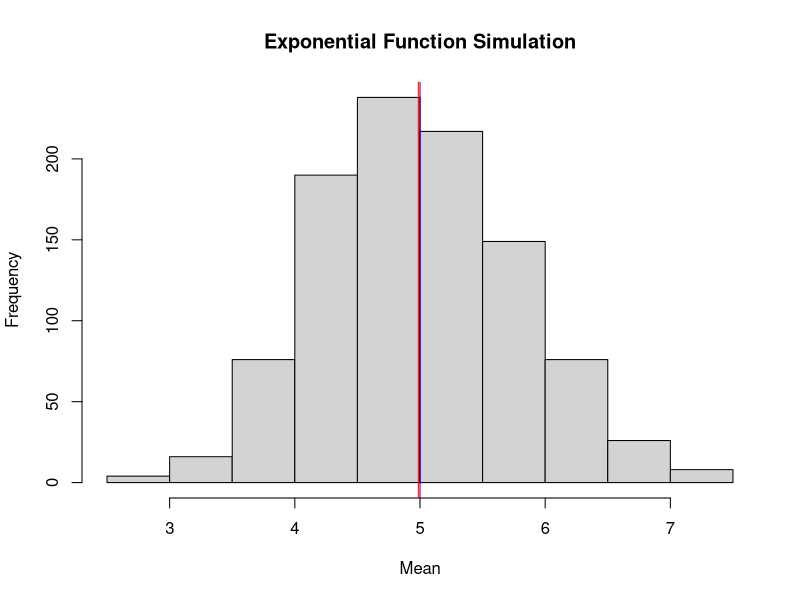
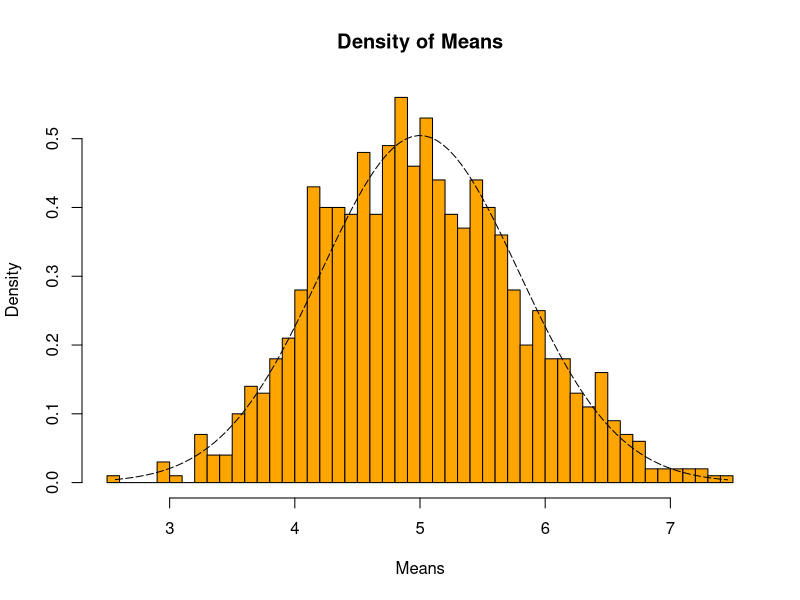
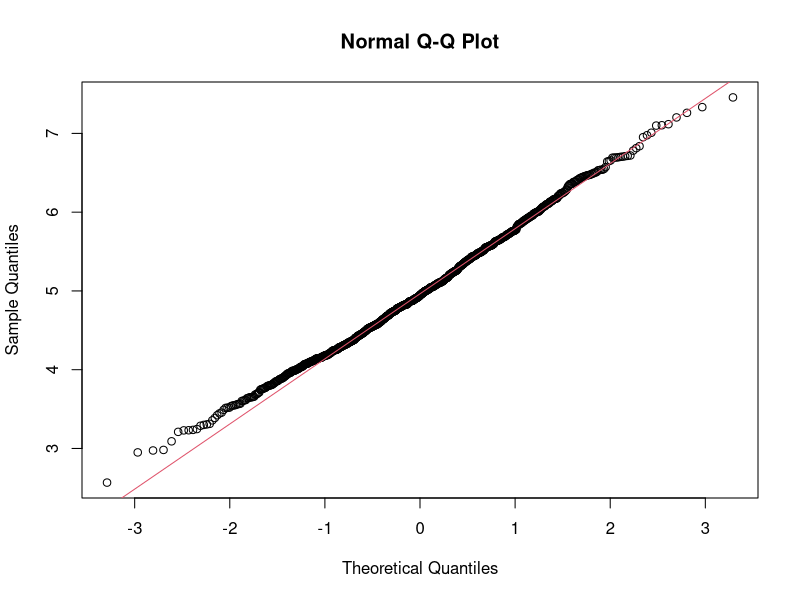

These charts were generated, in order, by the following R code:
## ---- chunk 1
library("data.table")
library("ggplot2")
## ---- chunk 2
# set seed for reproducability
set.seed(3)
# Set values specified in the project: 
lambda <- 0.2
n <- 40
simulations <- 1000
# simulate
simulated_exponentials <- replicate(simulations, rexp(n, lambda))
# calculate mean of exponentials
simulated_exponentials.mean <- apply(simulated_exponentials, 2, mean)
## ---- chunk 3
analytical_mean <- mean(simulated_exponentials.mean)
analytical_mean
## ---- chunk 4
# analytical mean
theory_mean <- 1/lambda
theory_mean
## ---- chunk 5
# visualization
hist(simulated_exponentials.mean, xlab = "Mean", main = "Exponential Function Simulation")
abline(v = analytical_mean, col = "red")
abline(v = theory_mean, col = "blue")
## ---- chunk 6
# standard deviation of distribution
standard_deviation_dist <- sd(simulated_exponentials.mean)
standard_deviation_dist
## ---- chunk 7
# standard deviation using analytical expression
standard_deviation_theory <- (1/lambda)/sqrt(n)
standard_deviation_theory
## ---- chunk 8
# variance of distribution
variance_dist <- standard_deviation_dist^2
variance_dist
## ---- chunk 9
# variance from analytical expression
variance_theory <- ((1/lambda)*(1/sqrt(n)))^2
variance_theory
## ---- chunk 10
xfit <- seq(min(simulated_exponentials.mean), max(simulated_exponentials.mean), length=100)
yfit <- dnorm(xfit, mean=1/lambda, sd=(1/lambda/sqrt(n)))
hist(simulated_exponentials.mean,breaks=n,prob=T,col="orange"
     ,xlab = "Means",main="Density of Means",ylab="Density")
lines(xfit, yfit, pch=22, col="black", lty=5)
## ---- chunk 11
# compare the distribution of averages of 40 exponentials to a normal distribution
qqnorm(simulated_exponentials.mean)
qqline(simulated_exponentials.mean, col = 2)
